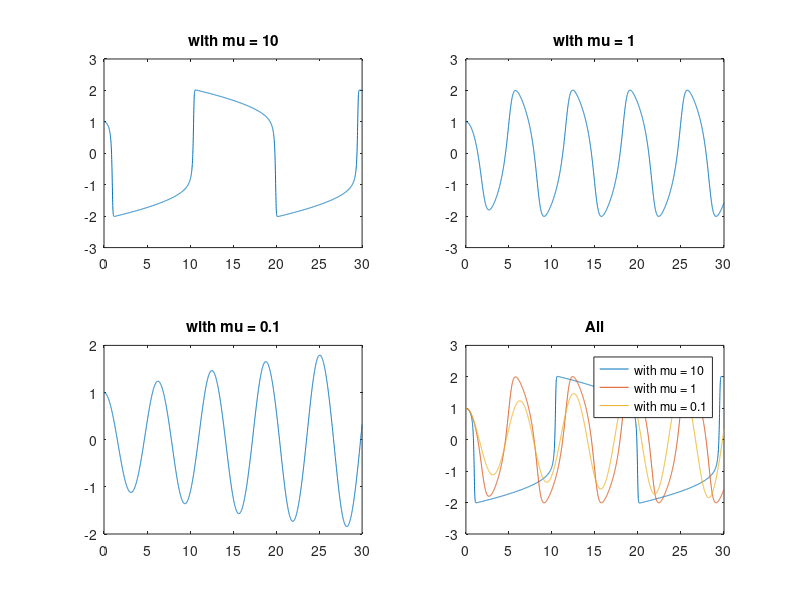

Recreate this plot in MATLAB.
clear;
left = 0; right = 30; y1_0 = 1; y2_0 = 0;
n = 3000; h = (right-left)/n; miu_lst = [10, 1, 0.1];
f1 = @(t,y1,y2)y2; P = [];
for tp=1:length(miu_lst)
    miu = miu_lst(tp);
    f2 = @(t,y1,y2)miu*(1-y1*y1)*y2 - y1;
    y1 = y1_0; y2 = y2_0; A = [y1];
    for i=1:n
        t = left + i*h;
        K11 = h*f1(t, y1, y2);
        K21 = h*f2(t, y1, y2);
    
        K12 = h*f1(t + h/2, y1 + K11/2, y2 + K21/2);
        K22 = h*f2(t + h/2, y1 + K11/2, y2 + K21/2);
    
        K13 = h*f1(t + h/2, y1 + K12/2, y2 + K22/2);
        K23 = h*f2(t + h/2, y1 + K12/2, y2 + K22/2);
    
        K14 = h*f1(t + h, y1 + K13, y2 + K23);
        K24 = h*f2(t + h, y1 + K13, y2 + K23);
    
        y1 = y1 + (K11 + 2*K12 + 2*K13 + K14)/6;
        y2 = y2 + (K21 + 2*K22 + 2*K23 + K24)/6;
        A(i+1) = y1;
    end
    subplot(2,2,tp);
    plot(left:(right-left)/n:right,A);
    title(['with mu = ' num2str(miu)]);
    P = [P; A];
end
subplot(2,2,4); X = left:(right-left)/n:right;
plot(X,P(1,:),X,P(2,:),X,P(3,:));
title('All')
legend(['with mu = ' num2str(miu_lst(1))],['with mu = ' num2str(miu_lst(2))],['with mu = ' num2str(miu_lst(3))])

